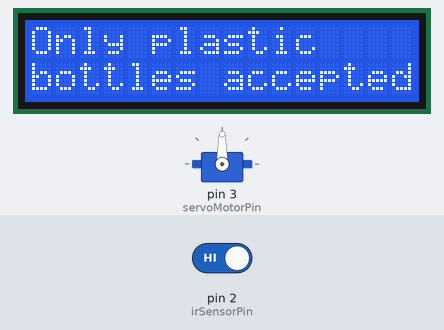
Recording of a sketch running on a simulated Arduino Uno, built with avr-gcc and run on an emulated ATmega328P. Shown: servo, 16×2 character LCD. The test bench sets the inputs (shaded band); at power-on: pin 2 (irSensorPin) HIGH. Random numbers use the default seed unless the sketch sets one.

Above: at 1.2 s.
1.3 s: pin 2 (irSensorPin) driven LOW
At 3.9 s:
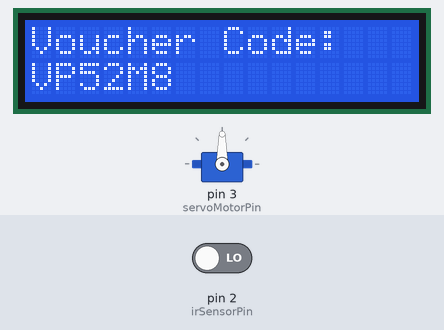
4.3 s: pin 2 (irSensorPin) driven HIGH
At 5.7 s:
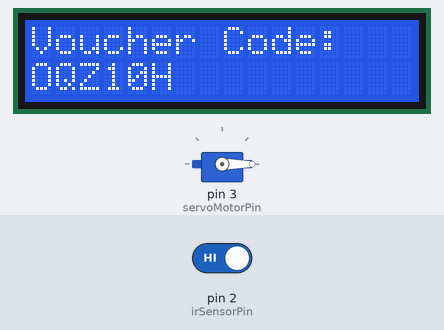
6.8 s: pin 2 (irSensorPin) driven LOW
At 9.3 s:
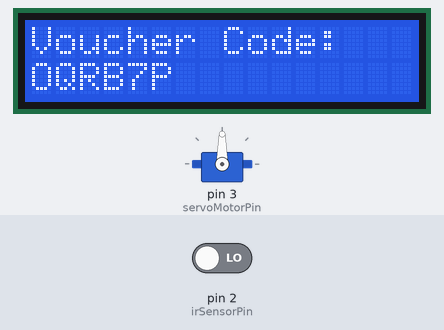
Timing chart, 0 to 10.8 s (numbered marks = the images above; inputs shaded):
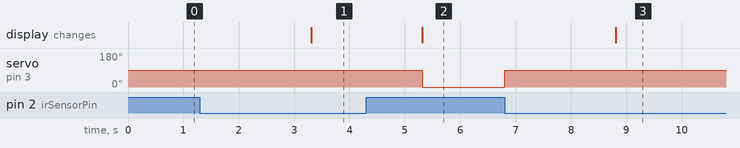

The sketch:

reverse_vending_machine.ino
```cpp
#include <LiquidCrystal.h>
#include <Servo.h>

// Define the IR sensor, servo motor, and LCD pins
const int irSensorPin = 2;    // IR sensor's signal pin (connect to digital pin 2)
const int servoMotorPin = 3;  // Servo motor control pin (connect to digital pin 3)
const int rs = 8;             // LCD RS pin
const int en = 9;             // LCD Enable pin
const int d4 = 4;             // LCD data pin 4
const int d5 = 5;             // LCD data pin 5
const int d6 = 6;             // LCD data pin 6
const int d7 = 7;             // LCD data pin 7
const int lcdColumns = 16;   // Number of columns on the LCD
const int lcdRows = 2;       // Number of rows on the LCD

// Create objects for LCD and servo motor
LiquidCrystal lcd(rs, en, d4, d5, d6, d7);
Servo binServo;

bool binOpened = false;  // Flag to track the state of the bin

void setup() {
  // Initialize the serial communication for debugging (optional)
  Serial.begin(9600);

  // Initialize the IR sensor pin as an input
  pinMode(irSensorPin, INPUT);

  // Initialize the servo motor
  binServo.attach(servoMotorPin);

  // Initialize the LCD
  lcd.begin(lcdColumns, lcdRows);

  // Display the initial message on the LCD
  lcd.setCursor(0, 0);
  lcd.print("Only plastic");
  lcd.setCursor(0, 1);
  lcd.print("bottles accepted");
}

void loop() {
  // Read the state of the IR sensor
  int irSensorValue = digitalRead(irSensorPin);

  // If the IR sensor detects an object (LOW signal) and the bin is closed
  if (irSensorValue == LOW && !binOpened) {
    // Activate the servo motor to open the bin
    openBin();

    // Delay to allow the bin to open (adjust as needed)
    delay(2000); // 2 seconds delay

    // Generate and display a voucher code
    String voucherCode = generateRandomCode();
    displayVoucherCode(voucherCode);

    // Close the bin after displaying the voucher
    closeBin();
  }

  // You can add additional logic or actions here as needed.
}

void openBin() {
  // Set the servo motor angle to open the bin
  binServo.write(90); // Adjust the angle as needed
  binOpened = true;
}

void closeBin() {
  // Set the servo motor angle to close the bin
  binServo.write(0); // Adjust the angle as needed
  binOpened = false;
}

String generateRandomCode() {
  String characters = "0123456789ABCDEFGHIJKLMNOPQRSTUVWXYZ";
  String code = "";
  for (int i = 0; i < 6; i++) {
    int randomIndex = random(characters.length());
    code += characters.charAt(randomIndex);
  }
  return code;
}

void displayVoucherCode(String code) {
  // Clear the LCD and display the voucher code
  lcd.clear();
  lcd.setCursor(0, 0);
  lcd.print("Voucher Code:");
  lcd.setCursor(0, 1);
  lcd.print(code);
}
```

Measured:
- after the input at 1.3 s, the display: changes after 2.0 s (image 1)
- after the input at 4.3 s, servo on pin 3 (servoMotorPin): 90° → 0° after 1.0 s
- after the input at 6.8 s, servo on pin 3 (servoMotorPin): 0° → 90° at once; the display: changes after 2.0 s (image 3)
